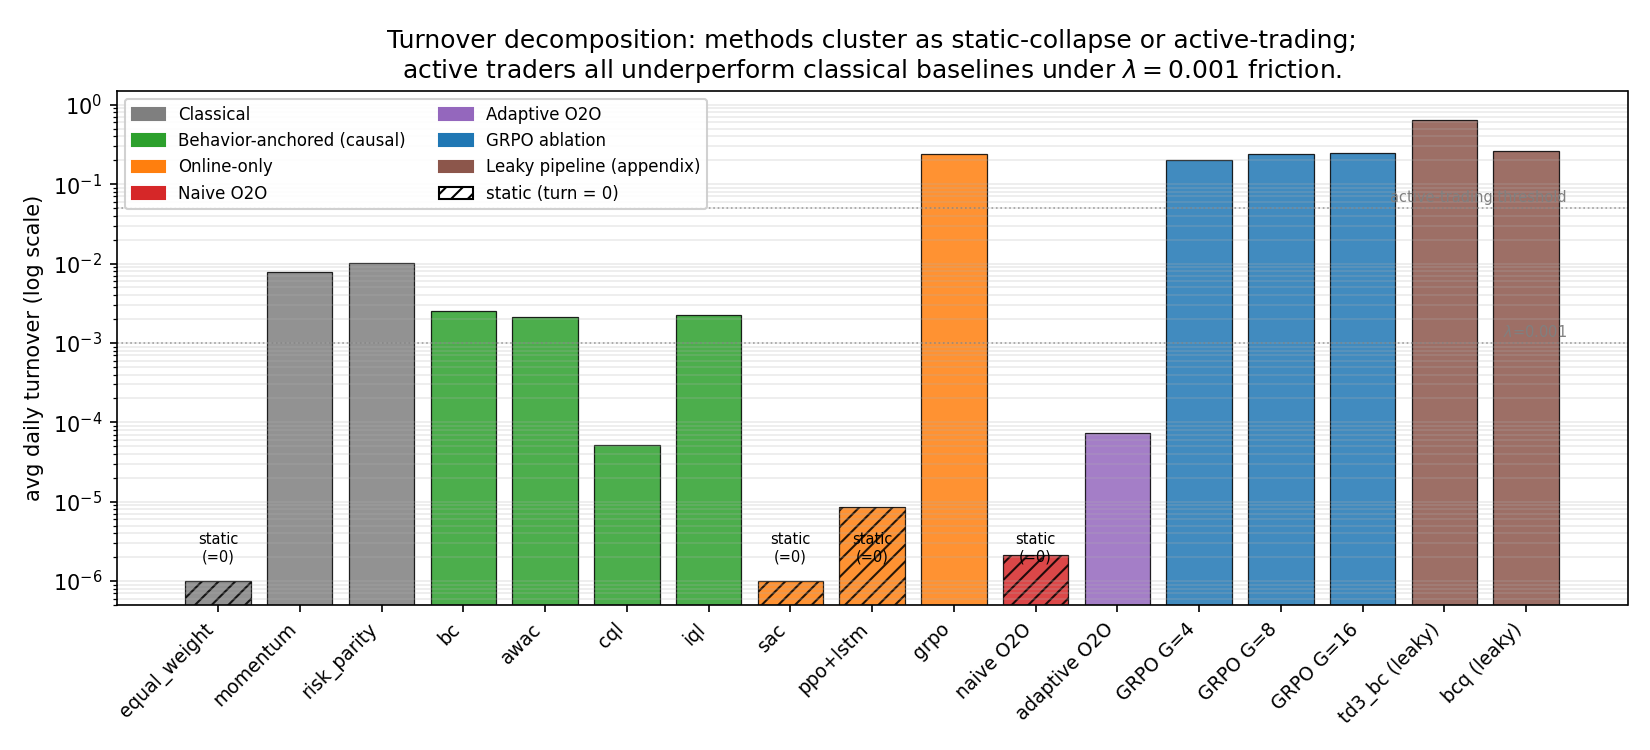

This figure's Python source:
"""Turnover decomposition: average daily turnover by method, log scale.

Reads the aggregated CSVs (results/phase2_headline.csv,
results/phase2_appendix_leaky.csv, results/phase2a_causal/per_run.csv,
results/aux_iql_216d/iql_216d_seed42/metrics.json) and groups methods
into six families:

  1. Classical:        equal_weight, momentum_60d, risk_parity_60d
  2. Behavior-anchored offline (causal): bc, awac, cql_vanilla, iql
  3. Online-only:      online_only_sac_dirichlet, online_only_ppo_lstm,
                       online_only_grpo
  4. Naive O2O:        naive_o2o
  5. Adaptive O2O:     adaptive_o2o
  6. GRPO ablation:    grpo_G4, grpo_G8, grpo_G16
  7. Leaky-pipeline (appendix only): td3_bc, bcq

X-axis: ordered method labels.
Y-axis: log(turnover). Exact-zero bars rendered as hatched bars at a
small floor value with a "static" annotation, since log scale cannot
plot 0.

Output: writeup/figures/turnover_by_method.png (idempotent — re-runs
overwrite).
"""
from __future__ import annotations

import json
from pathlib import Path

import matplotlib.pyplot as plt
import matplotlib.patches as mpatches
import numpy as np
import pandas as pd

ROOT = Path(__file__).resolve().parents[2]
OUT = Path(__file__).parent / "turnover_by_method.png"

FLOOR = 1e-6        # log floor for plotting (must be > 0 for log scale)
STATIC_THRESH = 1e-5  # below this, the bar is rendered as "static" (hatched
                      # + annotated). Captures both literal-zero EW/SAC and
                      # functionally-zero naive_o2o (~2e-6).

# Family colors
COLORS = {
    "classical":         "#7f7f7f",
    "anchored_causal":   "#2ca02c",
    "online_only":       "#ff7f0e",
    "naive_o2o":         "#d62728",
    "adaptive_o2o":      "#9467bd",
    "grpo_ablation":     "#1f77b4",
    "leaky_appendix":    "#8c564b",
}

FAMILY_LABELS = {
    "classical":       "Classical",
    "anchored_causal": "Behavior-anchored (causal)",
    "online_only":     "Online-only",
    "naive_o2o":       "Naive O2O",
    "adaptive_o2o":    "Adaptive O2O",
    "grpo_ablation":   "GRPO ablation",
    "leaky_appendix":  "Leaky pipeline (appendix)",
}


def _load_headline() -> pd.DataFrame:
    p = ROOT / "results" / "phase2_headline.csv"
    if p.exists():
        return pd.read_csv(p)
    return pd.DataFrame()


def _load_appendix_leaky() -> pd.DataFrame:
    p = ROOT / "results" / "phase2_appendix_leaky.csv"
    if p.exists():
        return pd.read_csv(p)
    return pd.DataFrame()


def main() -> int:
    headline = _load_headline()
    appendix = _load_appendix_leaky()

    bars = []  # list of dicts: label, family, turnover

    # Classical
    for s in ("equal_weight", "momentum_60d", "risk_parity_60d"):
        rows = headline[(headline["source"] == "classical_causal") &
                        (headline["method"] == s)]
        if not rows.empty:
            bars.append({"label": s.replace("_60d", ""),
                         "family": "classical",
                         "turnover": float(rows.iloc[0]["turnover_mean"])})

    # Behavior-anchored offline (causal)
    for a in ("bc", "awac", "cql_vanilla", "iql"):
        rows = headline[(headline["source"] == "phase2a_causal") &
                        (headline["method"] == a)]
        if not rows.empty:
            bars.append({"label": a.replace("cql_vanilla", "cql"),
                         "family": "anchored_causal",
                         "turnover": float(rows.iloc[0]["turnover_mean"])})

    # Online-only
    for m in ("online_only_sac_dirichlet", "online_only_ppo_lstm",
              "online_only_grpo"):
        rows = headline[headline["method"] == m]
        if not rows.empty:
            label = m.replace("online_only_", "").replace(
                "sac_dirichlet", "sac").replace("ppo_lstm", "ppo+lstm")
            bars.append({"label": label, "family": "online_only",
                         "turnover": float(rows.iloc[0]["turnover_mean"])})

    # Naive O2O
    rows = headline[(headline["source"] == "phase2c") &
                    (headline["method"] == "naive_o2o")]
    if not rows.empty:
        bars.append({"label": "naive O2O", "family": "naive_o2o",
                     "turnover": float(rows.iloc[0]["turnover_mean"])})

    # Adaptive O2O — only if rows exist (Batch 3 may not have landed)
    rows = headline[(headline["source"] == "phase2c") &
                    (headline["method"] == "adaptive_o2o")]
    if not rows.empty:
        bars.append({"label": "adaptive O2O", "family": "adaptive_o2o",
                     "turnover": float(rows.iloc[0]["turnover_mean"])})

    # GRPO ablation (3 G values)
    for g in (4, 8, 16):
        rows = headline[headline["method"] == f"grpo_G{g}"]
        if not rows.empty:
            bars.append({"label": f"GRPO G={g}", "family": "grpo_ablation",
                         "turnover": float(rows.iloc[0]["turnover_mean"])})

    # Leaky pipeline (appendix annotation: TD3+BC and BCQ)
    for a in ("td3_bc", "bcq"):
        rows = appendix[appendix["method"] == a]
        if not rows.empty:
            bars.append({"label": f"{a} (leaky)",
                         "family": "leaky_appendix",
                         "turnover": float(rows.iloc[0]["turnover_mean"])})

    if not bars:
        print("[warn] no bars to plot — aggregator may not have run")
        return 1

    # Plot
    n = len(bars)
    fig, ax = plt.subplots(figsize=(11, 5.0))
    x = np.arange(n)
    plotted_h = []
    static_marks = []
    for i, b in enumerate(bars):
        h = max(b["turnover"], FLOOR)
        is_static = b["turnover"] < STATIC_THRESH
        ax.bar(i, h, color=COLORS[b["family"]],
               edgecolor="black", linewidth=0.6,
               hatch="///" if is_static else None,
               alpha=0.85)
        plotted_h.append(h)
        if is_static:
            static_marks.append(i)
            ax.text(i, FLOOR * 1.6, "static\n(=0)", fontsize=7,
                    ha="center", va="bottom", color="black")

    # Reference lines
    ax.axhline(0.001, color="gray", linestyle=":", linewidth=0.8, alpha=0.7)
    ax.text(n - 0.5, 0.0011, "$\\lambda$=0.001", fontsize=7,
            color="gray", ha="right", va="bottom")
    ax.axhline(0.05, color="gray", linestyle=":", linewidth=0.8, alpha=0.7)
    ax.text(n - 0.5, 0.055, "active-trading threshold", fontsize=7,
            color="gray", ha="right", va="bottom")

    ax.set_yscale("log")
    ax.set_ylim(FLOOR / 2, 1.5)
    ax.set_xticks(x)
    ax.set_xticklabels([b["label"] for b in bars], rotation=45,
                       ha="right", fontsize=9)
    ax.set_ylabel("avg daily turnover (log scale)")
    ax.set_title("Turnover decomposition: methods cluster as static-collapse "
                 "or active-trading;\n"
                 "active traders all underperform classical baselines "
                 "under $\\lambda{=}0.001$ friction.")
    ax.grid(True, axis="y", which="both", alpha=0.25)

    # Legend
    legend_handles = [
        mpatches.Patch(color=COLORS[k], label=FAMILY_LABELS[k])
        for k in ("classical", "anchored_causal", "online_only",
                  "naive_o2o", "adaptive_o2o", "grpo_ablation",
                  "leaky_appendix")
        if any(b["family"] == k for b in bars)
    ]
    if static_marks:
        legend_handles.append(mpatches.Patch(facecolor="white",
                                             edgecolor="black", hatch="///",
                                             label="static (turn = 0)"))
    ax.legend(handles=legend_handles, loc="upper left", fontsize=8,
              framealpha=0.9, ncol=2)

    fig.tight_layout()
    fig.savefig(OUT, dpi=150)
    print(f"saved -> {OUT}")
    print(f"  bars rendered: {n}")
    print(f"  static (=0): {[bars[i]['label'] for i in static_marks]}")
    return 0


if __name__ == "__main__":
    raise SystemExit(main())
